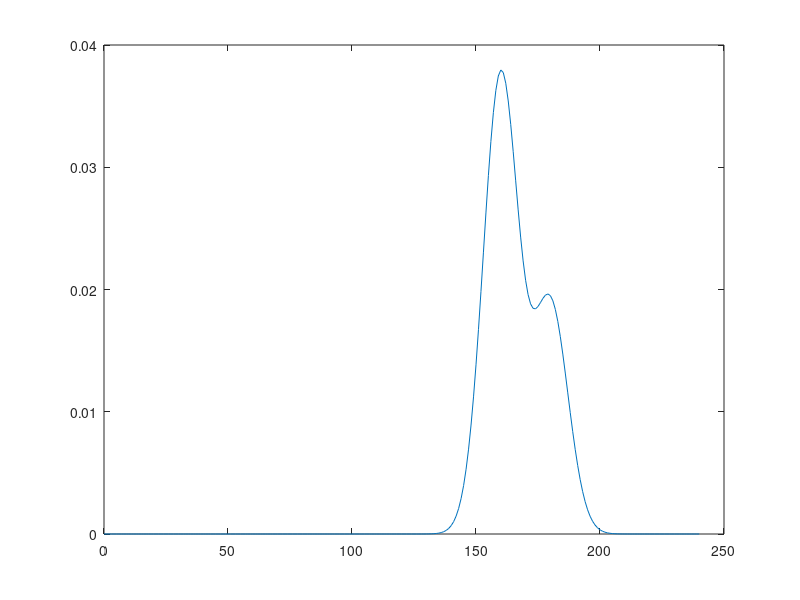
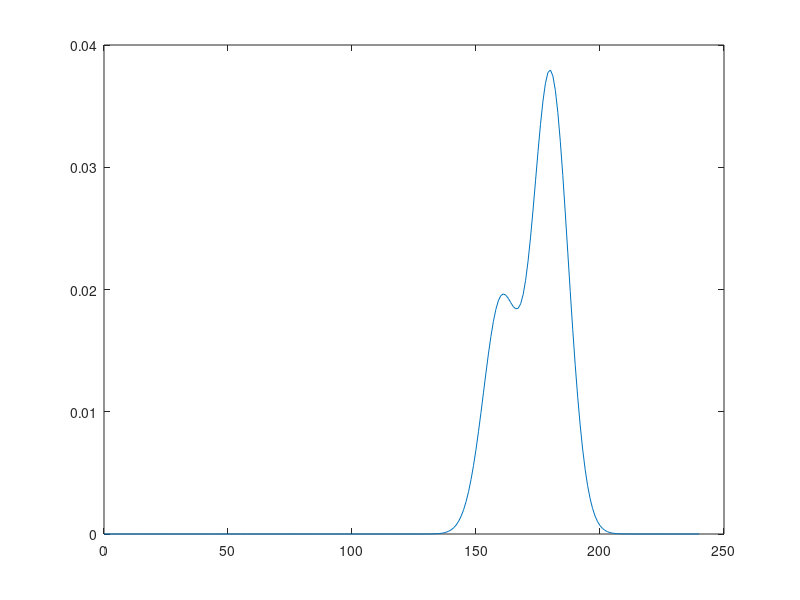

These charts were generated, in order, by the following MATLAB code:
function proba_magassagok

    p_v = 2/3;
    p_s = 1/3;
    
    m_v = 160;    s_v = sqrt(50);
    m_s = 180;    s_s = sqrt(50);
    
    D_v = gmdistribution( [m_v], [s_v^2] );
    D_s = gmdistribution( [m_s], [s_s^2] );

    dummy(1,1,1) = s_v^2;
    dummy(1,1,2) = s_s^2;
    D_1 = gmdistribution( [m_v; m_s], dummy, [p_v; p_s] );

    dummy(1,1,1) = s_v^2;
    dummy(1,1,2) = s_s^2;
    D_2 = gmdistribution( [m_v; m_s], dummy, [1-p_v; 1-p_s] );

    
    pi1 = 150;
    pi2 = 140;
    
    
    
    figure; plot( 0:1:240, pdf(D_1, (0:1:240)' ) );
    figure; plot( 0:1:240, pdf(D_2, (0:1:240)' ) );

%     pdf(D_v, pi1)*pdf(D_s, pi2) * p_v  /  ( pdf(D_1, pi1) * pdf(D_2, pi2) )    
%     pdf(D_v, pi2)*pdf(D_s, pi1) * p_v  /  ( pdf(D_1, pi1) * pdf(D_2, pi2) )

    pdf(D_v, pi1)*pdf(D_s, pi2) * p_v  /  ( p_v*(pdf(D_v, pi1)*pdf(D_s, pi2)) + p_s*(pdf(D_v, pi2)*pdf(D_s, pi1)) )
    pdf(D_s, pi1)*pdf(D_v, pi2) * p_s  /  ( p_s*(pdf(D_s, pi1)*pdf(D_v, pi2)) + p_v*(pdf(D_s, pi2)*pdf(D_v, pi1)) )
    
    
%     pdf(D_v, pi1) * p_v  /  ( pdf(D_1, pi1) )
%     pdf(D_s, pi1) * p_s  /  ( pdf(D_1, pi1) )
    
    
    
end

